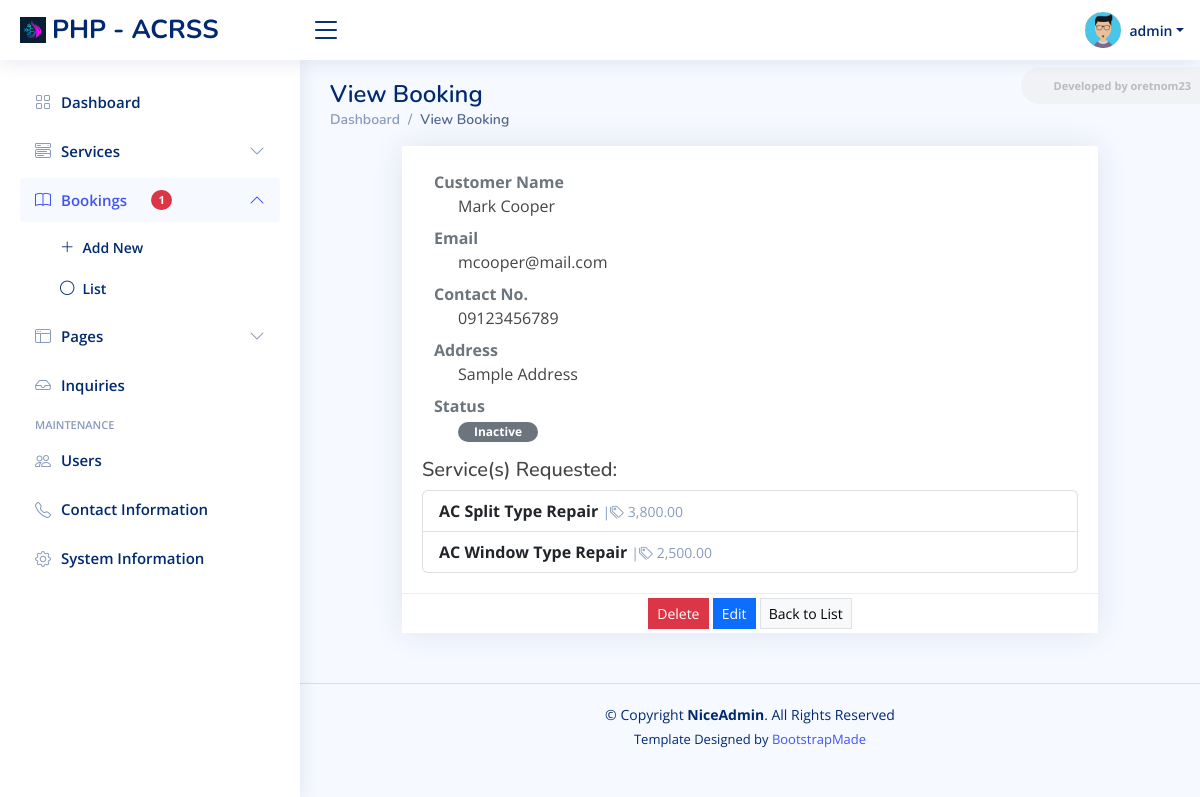
The page /admin/?page=bookings/view_booking&id=1 (signed in) on the database its author committed.
### tables this page shows
CREATE TABLE `service_list` (
  `id` bigint(30) NOT NULL,
  `name` text NOT NULL,
  `description` text NOT NULL,
  `price` float(12,2) NOT NULL DEFAULT 0.00,
  `image_path` text DEFAULT NULL,
  `status` tinyint(1) NOT NULL DEFAULT 1,
  `created_at` datetime NOT NULL DEFAULT current_timestamp(),
  `updated_at` datetime NOT NULL
);

### config.php (called while the page is built, shortened)
<?php
function format_num($number = '' , $decimal = ''){
    if(is_numeric($number)){
        $ex = explode(".",$number);
        $decLen = isset($ex[1]) ? strlen($ex[1]) : 0;
        if(is_numeric($decimal)){
            return number_format($number,$decimal);
        }else{
            return number_format($number,$decLen);
        }
    }else{
        return "Invalid Input";
    }
}
?>

### admin/bookings/view_booking.php (the view, shortened to what this page needs)
<?php
if(isset($_GET['id']) && $_GET['id'] > 0){
    $qry = $conn->query("SELECT * from `book_list` where id = '{$_GET['id']}' ");
    if($qry->num_rows > 0){
		$services_qry = $conn->query("SELECT * from `service_list` where id in (SELECT `service_id` FROM `book_services` where `book_id` = '{$id}')");
    }else{
		echo '<script>alert("Booking ID is not valid."); location.replace("./?page=bookings")</script>';
	}
}else{
	echo '<script>alert("Booking ID is Required."); location.replace("./?page=bookings")</script>';
}
?>
<div class="row mt-lg-n4 mt-md-n4 justify-content-center">
	<div class="col-lg-10 col-md-12 col-sm-12 col-xs-12">
		<div class="card rounded-0">
			<div class="card-body">
                <div class="container-fluid mt-4">
                    <dl>
						<dt class="text-muted">Customer Name</dt>
						<dd class="ps-4"><?= $fullname ?? "" ?></dd>
						<dt class="text-muted">Email</dt>
						<dd class="ps-4"><?= $email ?? "" ?></dd>
						<dt class="text-muted">Contact No.</dt>
						<dd class="ps-4"><?= $contact ?? "" ?></dd>
						<dt class="text-muted">Address</dt>
						<dd class="ps-4"><?= $address ?? "" ?></dd>
                      <dt class="text-muted">Status</dt>
                        <dd class="ps-4">
                            <?php if($status == 1): ?>
                                <span class="badge bg-primary px-3 rounded-pill">Confirmed</span>
                            <?php elseif($status == 2): ?>
                                <span class="badge bg-danger px-3 rounded-pill">Cancelled</span>
                            <?php else: ?>
                                <span class="badge bg-secondary px-3 rounded-pill">Inactive</span>
                            <?php endif; ?>
                        </dd>
                    </dl>
                </div>
				<h5>Service(s) Requested:</h5>
				<div class="list-group">
					<?php foreach($services_qry->fetch_all(MYSQLI_ASSOC) as $row): ?>
						<div class="list-group-item list-group-action">
							<div class="titleTxt"><strong><?= $row['name'] ?></strong> <span> |<i class="bi bi-tags"></i> <?= format_num($row['price'], 2) ?></span></div>
						</div>
					<?php endforeach; ?>
				</div>
            </div>
			<div class="card-footer py-1 text-center">
				<button class="btn btn-danger btn-sm bg-gradient-danger rounded-0" type="button" id="delete_data"><i class="fa fa-trash"></i> Delete</button>
				<a class="btn btn-primary btn-sm bg-gradient-teal rounded-0" href="./?page=bookings/manage_booking&id=<?= isset($id) ? $id : '' ?>"><i class="fa fa-edit"></i> Edit</a>
				<a class="btn btn-light btn-sm bg-gradient-light border rounded-0" href="./?page=bookings"><i class="fa fa-angle-left"></i> Back to List</a>
			</div>
		</div>
	</div>
</div>

### assets/css/style.css (style rules this page uses)
:root { scroll-behavior: smooth; }
body { font-family: "Open Sans", sans-serif; background: #f6f9ff; color: #444444; }
a { color: #4154f1; text-decoration: none; }
h1, h2, h3, h4, h5, h6 { font-family: "Nunito", sans-serif; }
.card { margin-bottom: 30px; border: none; border-radius: 5px; box-shadow: 0px 0 30px rgba(1, 41, 112, 0.1); }
.card-header, .card-footer { border-color: #ebeef4; background-color: #fff; color: #798eb3; padding: 15px; }
.card-body { padding: 0 20px 20px 20px; }

### assets/css/custom.css (style rules this page uses)
.titleTxt span { color: #899bbd; font-size: 14px; font-weight: 400; }

### rows shown on the page
service_list: name "AC Split Type Repair", price "3,800.00"
service_list: name "AC Window Type Repair", price "2,500.00"

### other values the page prints
$_settings->info('short_name') "PHP - ACRSS"
$_settings->userdata('username') "admin"
format_num($pbook) "1"
str_replace(['_', '/'], ' ', ($pageSplit[1] ?? $page)) "View Booking"
$fullname "Mark Cooper"
$email "mcooper@mail.com"
$contact "09123456789"
$address "Sample Address"
